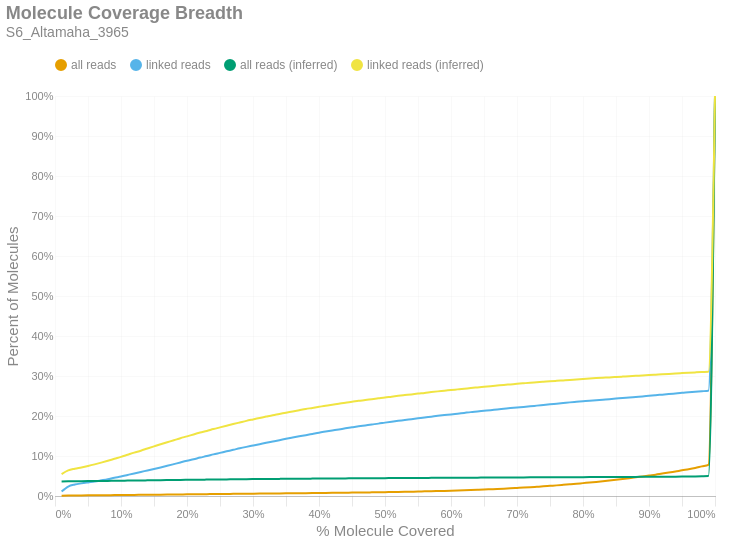

Notebook code cell kept with this figure:
### Markdown cell above
### Molecule Read Coverage
This chart shows molecule coverage breadth as computed by the number of bases aligned to that molecule. In other words, "*how much of each unique long molecule is actually sequenced/aligned?*" Keep in mind there is a distinction between sequences and alignments, since some sequences belonging to a particular molecule may not align well and wouldn't appear in the alignment data. This chart also shows molecule coverage breadth as computed by the *inferred fragment* from which the aligned sequences originate. Unlike read coverage, this calculation takes into account the total insert size, including unsequenced gaps between the forward and reverse reads. Like the previous figures, these are cumulative percents.

### Code cell
if SKIPLR:
    print_html(f"Skipped")
else:
    binned_df = consolidated_hist(valids['coverage_bp'], mask, 0.01, True)
    binned_df_inf = consolidated_hist(valids['coverage_inserts'], mask, 0.01, True)
    binned_df = binned_df.with_columns(pl.lit(binned_df_inf['all reads (cumsum)']).alias('all reads (inferred)'))
    binned_df = binned_df.with_columns(pl.lit(binned_df_inf['linked reads (cumsum)']).alias('linked reads (inferred)'))
    binned_df = binned_df.with_columns(
        (pl.col('bin').cast(pl.Float64) + 0.01).alias('right_edge')
    )

    with SafeRender(binned_df):
        (
            density_plot(binned_df, 'Molecule Coverage Breadth', samplename, 'molcov', ['all reads (inferred)','linked reads (inferred)'])
            .encode(
                #x=alt.X('bin:Q', title="% Molecule Covered").axis(format = '%').scale(padding=0),
                x=alt.X('right_edge:Q', title="% Molecule Covered").axis(format='%').scale(padding=0),
                y=alt.Y('value:Q', title='Percent of Molecules')
                    .axis(format='%')
                    .stack(False)
                    .scale(domainMin=0, padding=0),
                color=alt.Color("key:N").scale(domain = ["all reads", "linked reads", "all reads (inferred)", "linked reads (inferred)"]),
                tooltip = [
                    alt.Tooltip("key:N", title = "Data Type"),
                    alt.Tooltip("range_label:N", title="% Molecule Covered"),
                    alt.Tooltip("value:Q", format = ".2%", title="% Molecules")
                ]
            )
        ).display()

### Figure 1 — Vega-Lite specification as saved in the notebook (floating-point values rounded to 4 significant figures)
{"width": "container", "height": 400, "config": {"title": {"anchor": "start", "dy": -15, "fontSize": 18, "color": "#888888", "subtitleColor": "#888888", "subtitleFontSize": 14}, "arc": {"fill": "#0072B2"}, "axis": {"domainColor": "#888888", "domainWidth": 0.5, "gridWidth": 0.2, "grid": false, "titleFontWeight": 400, "titleFontSize": 15, "labelFontSize": 11, "labelColor": "#888888", "tickColor": "#888888", "tickWidth": 0.2, "titleColor": "#888888"}, "axisBand": {"grid": false}, "axisX": {"grid": true, "tickSize": 10, "domainCap": "round"}, "axisY": {"domain": false, "grid": true, "tickSize": 0, "domainCap": "round"}, "background": "transparent", "header": {"labelFontSize": 15, "labelColor": "#888888", "titleFontSize": 15, "titleFontWeight": 600, "titleColor": "#888888"}, "legend": {"labelFont": "sans-serif", "labelFontSize": 12, "labelColor": "#888888", "symbolSize": 100, "symbolType": "circle", "titleFontSize": 12, "titlePadding": 10, "titleColor": "#888888", "title": null, "orient": "top"}, "range": {"category": ["#E69F00", "#56B4E9", "#009E73", "#F0E442", "#0072B2", "#D55E00", "#CC79A7", "#000000"], "diverging": ["#cfe8f3", "#a2d4ec", "#73bfe2", "#46abdb", "#1696d2", "#12719e"]}, "area": {"fill": "#0072B2", "fillOpacity": 0.7, "line": true, "strokeOpacity": 0.7}, "line": {"color": "#0072B2", "stroke": "#0072B2", "strokeWidth": 2}, "trail": {"color": "#0072B2", "stroke": "#0072B2", "strokeWidth": 0, "size": 1}, "point": {"filled": true, "fillOpacity": 1.0, "size": 95}, "text": {"color": "#888888", "fontSize": 11, "align": "right", "fontWeight": 400, "size": 11}, "bar": {"fill": "#0072B2", "stroke": null}, "view": {"stroke": null, "continuousWidth": 660, "continuousHeight": 400}}, "data": {"name": "data-56ae8e767245cfc8d8b0f6af7aeb2f4b"}, "mark": {"type": "line", "interpolate": "monotone", "point": {"opacity": 0, "size": 275}}, "encoding": {"color": {"field": "key", "scale": {"domain": ["all reads", "linked reads", "all reads (inferred)", "linked reads (inferred)"]}, "type": "nominal"}, "tooltip": [{"field": "key", "title": "Data Type", "type": "nominal"}, {"field": "range_label", "title": "% Molecule Covered", "type": "nominal"}, {"field": "value", "format": ".2%", "title": "% Molecules", "type": "quantitative"}], "x": {"axis": {"format": "%"}, "field": "right_edge", "scale": {"padding": 0}, "title": "% Molecule Covered", "type": "quantitative"}, "y": {"axis": {"format": "%"}, "field": "value", "scale": {"domainMin": 0, "padding": 0}, "stack": false, "title": "Percent of Molecules", "type": "quantitative"}}, "params": [{"name": "param_c36ac31b6afebe62", "select": {"type": "point", "fields": ["key"]}, "bind": "legend"}], "title": {"text": "Molecule Coverage Breadth", "subtitle": "S6_Altamaha_3965"}, "transform": [{"fold": ["all reads (cumsum)", "linked reads (cumsum)", "all reads (inferred)", "linked reads (inferred)"]}, {"calculate": "replace(datum.key, ' (cumsum)', '')", "as": "key"}, {"filter": {"param": "param_c36ac31b6afebe62"}}], "usermeta": {"embedOptions": {"downloadFileName": "S6_Altamaha_3965.molcov"}}, "$schema": "https://vega.github.io/schema/vega-lite/v6.1.0.json", "datasets": {"data-56ae8e767245cfc8d8b0f6af7aeb2f4b": [{"bin": "0.0", "interval": "0.0-0.01", "all reads": 0.0005353, "linked reads": 0.01117, "all reads (cumsum)": 0.0005353, "linked reads (cumsum)": 0.01117, "range_label": "0.0-0.01", "all reads (inferred)": 0.03633, "linked reads (inferred)": 0.05459, "right_edge": 0.01}, {"bin": "0.01", "interval": "0.01-0.02", "all reads": 0.000564, "linked reads": 0.01254, "all reads (cumsum)": 0.001099, "linked reads (cumsum)": 0.0237, "range_label": "0.01-0.02", "all reads (inferred)": 0.03673, "linked reads (inferred)": 0.06398, "right_edge": 0.02}, {"bin": "0.02", "interval": "0.02-0.03", "all reads": 0.0002397, "linked reads": 0.004979, "all reads (cumsum)": 0.001339, "linked reads (cumsum)": 0.02868, "range_label": "0.02-0.03", "all reads (inferred)": 0.03691, "linked reads (inferred)": 0.06818, "right_edge": 0.03}, {"bin": "0.03", "interval": "0.03-0.04", "all reads": 0.0001544, "linked reads": 0.002863, "all reads (cumsum)": 0.001493, "linked reads (cumsum)": 0.03154, "range_label": "0.03-0.04", "all reads (inferred)": 0.03706, "linked reads (inferred)": 0.07136, "right_edge": 0.04}, {"bin": "0.04", "interval": "0.04-0.05", "all reads": 0.0001299, "linked reads": 0.002433, "all reads (cumsum)": 0.001623, "linked reads (cumsum)": 0.03398, "range_label": "0.04-0.05", "all reads (inferred)": 0.03722, "linked reads (inferred)": 0.07496, "right_edge": 0.05}, {"bin": "0.05", "interval": "0.05-0.06", "all reads": 0.0001182, "linked reads": 0.002301, "all reads (cumsum)": 0.001741, "linked reads (cumsum)": 0.03628, "range_label": "0.05-0.06", "all reads (inferred)": 0.03739, "linked reads (inferred)": 0.079, "right_edge": 0.06}, {"bin": "0.06", "interval": "0.06-0.07", "all reads": 0.0001423, "linked reads": 0.002853, "all reads (cumsum)": 0.001884, "linked reads (cumsum)": 0.03913, "range_label": "0.06-0.07", "all reads (inferred)": 0.03759, "linked reads (inferred)": 0.08343, "right_edge": 0.07}, {"bin": "0.07", "interval": "0.07-0.08", "all reads": 0.0001498, "linked reads": 0.002955, "all reads (cumsum)": 0.002034, "linked reads (cumsum)": 0.04209, "range_label": "0.07-0.08", "all reads (inferred)": 0.0378, "linked reads (inferred)": 0.08809, "right_edge": 0.08}, {"bin": "0.08", "interval": "0.08-0.09", "all reads": 0.000169, "linked reads": 0.003568, "all reads (cumsum)": 0.002203, "linked reads (cumsum)": 0.04565, "range_label": "0.08-0.09", "all reads (inferred)": 0.03801, "linked reads (inferred)": 0.09306, "right_edge": 0.09}, {"bin": "0.09", "interval": "0.09-0.1", "all reads": 0.0001419, "linked reads": 0.003006, "all reads (cumsum)": 0.002345, "linked reads (cumsum)": 0.04866, "range_label": "0.09-0.1", "all reads (inferred)": 0.03822, "linked reads (inferred)": 0.09786, "right_edge": 0.1}, {"bin": "0.1", "interval": "0.1-0.11", "all reads": 0.0001781, "linked reads": 0.003937, "all reads (cumsum)": 0.002523, "linked reads (cumsum)": 0.0526, "range_label": "0.1-0.11", "all reads (inferred)": 0.03845, "linked reads (inferred)": 0.1031, "right_edge": 0.11}, {"bin": "0.11", "interval": "0.11-0.12", "all reads": 0.0001811, "linked reads": 0.003896, "all reads (cumsum)": 0.002704, "linked reads (cumsum)": 0.05649, "range_label": "0.11-0.12", "all reads (inferred)": 0.03867, "linked reads (inferred)": 0.1084, "right_edge": 0.12}, {"bin": "0.12", "interval": "0.12-0.13", "all reads": 0.0001715, "linked reads": 0.003752, "all reads (cumsum)": 0.002875, "linked reads (cumsum)": 0.06024, "range_label": "0.12-0.13", "all reads (inferred)": 0.03888, "linked reads (inferred)": 0.1133, "right_edge": 0.13}, {"bin": "0.13", "interval": "0.13-0.14", "all reads": 0.0001686, "linked reads": 0.00362, "all reads (cumsum)": 0.003044, "linked reads (cumsum)": 0.06386, "range_label": "0.13-0.14", "all reads (inferred)": 0.03911, "linked reads (inferred)": 0.1187, "right_edge": 0.14}, {"bin": "0.14", "interval": "0.14-0.15", "all reads": 0.0001702, "linked reads": 0.003712, "all reads (cumsum)": 0.003214, "linked reads (cumsum)": 0.06758, "range_label": "0.14-0.15", "all reads (inferred)": 0.03934, "linked reads (inferred)": 0.124, "right_edge": 0.15}, {"bin": "0.15", "interval": "0.15-0.16", "all reads": 0.0001682, "linked reads": 0.003855, "all reads (cumsum)": 0.003382, "linked reads (cumsum)": 0.07143, "range_label": "0.15-0.16", "all reads (inferred)": 0.03956, "linked reads (inferred)": 0.1293, "right_edge": 0.16}, {"bin": "0.16", "interval": "0.16-0.17", "all reads": 0.0001811, "linked reads": 0.003998, "all reads (cumsum)": 0.003563, "linked reads (cumsum)": 0.07543, "range_label": "0.16-0.17", "all reads (inferred)": 0.03978, "linked reads (inferred)": 0.1344, "right_edge": 0.17}, {"bin": "0.17", "interval": "0.17-0.18", "all reads": 0.0001894, "linked reads": 0.004213, "all reads (cumsum)": 0.003753, "linked reads (cumsum)": 0.07964, "range_label": "0.17-0.18", "all reads (inferred)": 0.03998, "linked reads (inferred)": 0.1393, "right_edge": 0.18}, {"bin": "0.18", "interval": "0.18-0.19", "all reads": 0.0001877, "linked reads": 0.004294, "all reads (cumsum)": 0.00394, "linked reads (cumsum)": 0.08393, "range_label": "0.18-0.19", "all reads (inferred)": 0.0402, "linked reads (inferred)": 0.1446, "right_edge": 0.19}, {"bin": "0.19", "interval": "0.19-0.2", "all reads": 0.0001906, "linked reads": 0.004151, "all reads (cumsum)": 0.004131, "linked reads (cumsum)": 0.08809, "range_label": "0.19-0.2", "all reads (inferred)": 0.0404, "linked reads (inferred)": 0.1491, "right_edge": 0.2}, {"bin": "0.2", "interval": "0.2-0.21", "all reads": 0.0001669, "linked reads": 0.003814, "all reads (cumsum)": 0.004298, "linked reads (cumsum)": 0.0919, "range_label": "0.2-0.21", "all reads (inferred)": 0.0406, "linked reads (inferred)": 0.1539, "right_edge": 0.21}, {"bin": "0.21", "interval": "0.21-0.22", "all reads": 0.0001861, "linked reads": 0.00411, "all reads (cumsum)": 0.004484, "linked reads (cumsum)": 0.09601, "range_label": "0.21-0.22", "all reads (inferred)": 0.04079, "linked reads (inferred)": 0.1585, "right_edge": 0.22}, {"bin": "0.22", "interval": "0.22-0.23", "all reads": 0.0001698, "linked reads": 0.003752, "all reads (cumsum)": 0.004654, "linked reads (cumsum)": 0.09976, "range_label": "0.22-0.23", "all reads (inferred)": 0.04097, "linked reads (inferred)": 0.1627, "right_edge": 0.23}, {"bin": "0.23", "interval": "0.23-0.24", "all reads": 0.0001877, "linked reads": 0.004264, "all reads (cumsum)": 0.004841, "linked reads (cumsum)": 0.104, "range_label": "0.23-0.24", "all reads (inferred)": 0.04117, "linked reads (inferred)": 0.1673, "right_edge": 0.24}, {"bin": "0.24", "interval": "0.24-0.25", "all reads": 0.0001715, "linked reads": 0.003793, "all reads (cumsum)": 0.005013, "linked reads (cumsum)": 0.1078, "range_label": "0.24-0.25", "all reads (inferred)": 0.04135, "linked reads (inferred)": 0.1715, "right_edge": 0.25}, {"bin": "0.25", "interval": "0.25-0.26", "all reads": 0.0001761, "linked reads": 0.003845, "all reads (cumsum)": 0.005189, "linked reads (cumsum)": 0.1117, "range_label": "0.25-0.26", "all reads (inferred)": 0.04152, "linked reads (inferred)": 0.1757, "right_edge": 0.26}, {"bin": "0.26", "interval": "0.26-0.27", "all reads": 0.0001632, "linked reads": 0.003732, "all reads (cumsum)": 0.005352, "linked reads (cumsum)": 0.1154, "range_label": "0.26-0.27", "all reads (inferred)": 0.0417, "linked reads (inferred)": 0.1798, "right_edge": 0.27}, {"bin": "0.27", "interval": "0.27-0.28", "all reads": 0.0001802, "linked reads": 0.003937, "all reads (cumsum)": 0.005532, "linked reads (cumsum)": 0.1193, "range_label": "0.27-0.28", "all reads (inferred)": 0.04188, "linked reads (inferred)": 0.1838, "right_edge": 0.28}, {"bin": "0.28", "interval": "0.28-0.29", "all reads": 0.0001652, "linked reads": 0.003507, "all reads (cumsum)": 0.005698, "linked reads (cumsum)": 0.1228, "range_label": "0.28-0.29", "all reads (inferred)": 0.04205, "linked reads (inferred)": 0.1878, "right_edge": 0.29}, {"bin": "0.29", "interval": "0.29-0.3", "all reads": 0.0001598, "linked reads": 0.003272, "all reads (cumsum)": 0.005857, "linked reads (cumsum)": 0.1261, "range_label": "0.29-0.3", "all reads (inferred)": 0.04221, "linked reads (inferred)": 0.1915, "right_edge": 0.3}, {"bin": "0.3", "interval": "0.3-0.31", "all reads": 0.0001632, "linked reads": 0.003343, "all reads (cumsum)": 0.006021, "linked reads (cumsum)": 0.1295, "range_label": "0.3-0.31", "all reads (inferred)": 0.04236, "linked reads (inferred)": 0.195, "right_edge": 0.31}, {"bin": "0.31", "interval": "0.31-0.32", "all reads": 0.0001736, "linked reads": 0.003497, "all reads (cumsum)": 0.006194, "linked reads (cumsum)": 0.133, "range_label": "0.31-0.32", "all reads (inferred)": 0.04251, "linked reads (inferred)": 0.1986, "right_edge": 0.32}, {"bin": "0.32", "interval": "0.32-0.33", "all reads": 0.0001607, "linked reads": 0.003241, "all reads (cumsum)": 0.006355, "linked reads (cumsum)": 0.1362, "range_label": "0.32-0.33", "all reads (inferred)": 0.04266, "linked reads (inferred)": 0.2021, "right_edge": 0.33}, {"bin": "0.33", "interval": "0.33-0.34", "all reads": 0.0001707, "linked reads": 0.003282, "all reads (cumsum)": 0.006526, "linked reads (cumsum)": 0.1395, "range_label": "0.33-0.34", "all reads (inferred)": 0.0428, "linked reads (inferred)": 0.2051, "right_edge": 0.34}, {"bin": "0.34", "interval": "0.34-0.35", "all reads": 0.0001756, "linked reads": 0.003466, "all reads (cumsum)": 0.006701, "linked reads (cumsum)": 0.1429, "range_label": "0.34-0.35", "all reads (inferred)": 0.04294, "linked reads (inferred)": 0.2084, "right_edge": 0.35}, {"bin": "0.35", "interval": "0.35-0.36", "all reads": 0.0001623, "linked reads": 0.00317, "all reads (cumsum)": 0.006863, "linked reads (cumsum)": 0.1461, "range_label": "0.35-0.36", "all reads (inferred)": 0.04306, "linked reads (inferred)": 0.2113, "right_edge": 0.36}, {"bin": "0.36", "interval": "0.36-0.37", "all reads": 0.0001627, "linked reads": 0.003067, "all reads (cumsum)": 0.007026, "linked reads (cumsum)": 0.1492, "range_label": "0.36-0.37", "all reads (inferred)": 0.04321, "linked reads (inferred)": 0.2145, "right_edge": 0.37}, {"bin": "0.37", "interval": "0.37-0.38", "all reads": 0.0001573, "linked reads": 0.002935, "all reads (cumsum)": 0.007184, "linked reads (cumsum)": 0.1521, "range_label": "0.37-0.38", "all reads (inferred)": 0.04334, "linked reads (inferred)": 0.2177, "right_edge": 0.38}, {"bin": "0.38", "interval": "0.38-0.39", "all reads": 0.0001727, "linked reads": 0.003108, "all reads (cumsum)": 0.007356, "linked reads (cumsum)": 0.1552, "range_label": "0.38-0.39", "all reads (inferred)": 0.04346, "linked reads (inferred)": 0.2201, "right_edge": 0.39}, {"bin": "0.39", "interval": "0.39-0.4", "all reads": 0.0001831, "linked reads": 0.003119, "all reads (cumsum)": 0.007539, "linked reads (cumsum)": 0.1583, "range_label": "0.39-0.4", "all reads (inferred)": 0.04358, "linked reads (inferred)": 0.2229, "right_edge": 0.4}, {"bin": "0.4", "interval": "0.4-0.41", "all reads": 0.0001719, "linked reads": 0.00273, "all reads (cumsum)": 0.007711, "linked reads (cumsum)": 0.1611, "range_label": "0.4-0.41", "all reads (inferred)": 0.04371, "linked reads (inferred)": 0.2258, "right_edge": 0.41}, {"bin": "0.41", "interval": "0.41-0.42", "all reads": 0.0001777, "linked reads": 0.002669, "all reads (cumsum)": 0.007889, "linked reads (cumsum)": 0.1637, "range_label": "0.41-0.42", "all reads (inferred)": 0.04382, "linked reads (inferred)": 0.2283, "right_edge": 0.42}, {"bin": "0.42", "interval": "0.42-0.43", "all reads": 0.0001877, "linked reads": 0.002597, "all reads (cumsum)": 0.008077, "linked reads (cumsum)": 0.1663, "range_label": "0.42-0.43", "all reads (inferred)": 0.04393, "linked reads (inferred)": 0.2307, "right_edge": 0.43}, {"bin": "0.43", "interval": "0.43-0.44", "all reads": 0.0002031, "linked reads": 0.002873, "all reads (cumsum)": 0.00828, "linked reads (cumsum)": 0.1692, "range_label": "0.43-0.44", "all reads (inferred)": 0.04404, "linked reads (inferred)": 0.2333, "right_edge": 0.44}, {"bin": "0.44", "interval": "0.44-0.45", "all reads": 0.0001952, "linked reads": 0.002566, "all reads (cumsum)": 0.008475, "linked reads (cumsum)": 0.1718, "range_label": "0.44-0.45", "all reads (inferred)": 0.04415, "linked reads (inferred)": 0.2355, "right_edge": 0.45}, {"bin": "0.45", "interval": "0.45-0.46", "all reads": 0.0002085, "linked reads": 0.002485, "all reads (cumsum)": 0.008684, "linked reads (cumsum)": 0.1743, "range_label": "0.45-0.46", "all reads (inferred)": 0.04426, "linked reads (inferred)": 0.2378, "right_edge": 0.46}, {"bin": "0.46", "interval": "0.46-0.47", "all reads": 0.0002069, "linked reads": 0.002249, "all reads (cumsum)": 0.00889, "linked reads (cumsum)": 0.1765, "range_label": "0.46-0.47", "all reads (inferred)": 0.04436, "linked reads (inferred)": 0.2399, "right_edge": 0.47}, {"bin": "0.47", "interval": "0.47-0.48", "all reads": 0.0002252, "linked reads": 0.00228, "all reads (cumsum)": 0.009116, "linked reads (cumsum)": 0.1788, "range_label": "0.47-0.48", "all reads (inferred)": 0.04446, "linked reads (inferred)": 0.2422, "right_edge": 0.48}, {"bin": "0.48", "interval": "0.48-0.49", "all reads": 0.0002385, "linked reads": 0.002157, "all reads (cumsum)": 0.009354, "linked reads (cumsum)": 0.1809, "range_label": "0.48-0.49", "all reads (inferred)": 0.04456, "linked reads (inferred)": 0.2443, "right_edge": 0.49}, {"bin": "0.49", "interval": "0.49-0.5", "all reads": 0.000283, "linked reads": 0.002495, "all reads (cumsum)": 0.009637, "linked reads (cumsum)": 0.1834, "range_label": "0.49-0.5", "all reads (inferred)": 0.04467, "linked reads (inferred)": 0.2465, "right_edge": 0.5}, {"bin": "0.5", "interval": "0.5-0.51", "all reads": 0.000256, "linked reads": 0.002341, "all reads (cumsum)": 0.009893, "linked reads (cumsum)": 0.1858, "range_label": "0.5-0.51", "all reads (inferred)": 0.04476, "linked reads (inferred)": 0.2484, "right_edge": 0.51}, {"bin": "0.51", "interval": "0.51-0.52", "all reads": 0.0002847, "linked reads": 0.002137, "all reads (cumsum)": 0.01018, "linked reads (cumsum)": 0.1879, "range_label": "0.51-0.52", "all reads (inferred)": 0.04486, "linked reads (inferred)": 0.2504, "right_edge": 0.52}, {"bin": "0.52", "interval": "0.52-0.53", "all reads": 0.0002993, "linked reads": 0.002035, "all reads (cumsum)": 0.01048, "linked reads (cumsum)": 0.19, "range_label": "0.52-0.53", "all reads (inferred)": 0.04494, "linked reads (inferred)": 0.2522, "right_edge": 0.53}, {"bin": "0.53", "interval": "0.53-0.54", "all reads": 0.0003376, "linked reads": 0.002137, "all reads (cumsum)": 0.01081, "linked reads (cumsum)": 0.1921, "range_label": "0.53-0.54", "all reads (inferred)": 0.04503, "linked reads (inferred)": 0.254, "right_edge": 0.54}, {"bin": "0.54", "interval": "0.54-0.55", "all reads": 0.0003484, "linked reads": 0.002096, "all reads (cumsum)": 0.01116, "linked reads (cumsum)": 0.1942, "range_label": "0.54-0.55", "all reads (inferred)": 0.04513, "linked reads (inferred)": 0.256, "right_edge": 0.55}, {"bin": "0.55", "interval": "0.55-0.56", "all reads": 0.0004025, "linked reads": 0.002137, "all reads (cumsum)": 0.01157, "linked reads (cumsum)": 0.1963, "range_label": "0.55-0.56", "all reads (inferred)": 0.04522, "linked reads (inferred)": 0.2577, "right_edge": 0.56}, {"bin": "0.56", "interval": "0.56-0.57", "all reads": 0.0003813, "linked reads": 0.001994, "all reads (cumsum)": 0.01195, "linked reads (cumsum)": 0.1983, "range_label": "0.56-0.57", "all reads (inferred)": 0.04532, "linked reads (inferred)": 0.2598, "right_edge": 0.57}, {"bin": "0.57", "interval": "0.57-0.58", "all reads": 0.0004166, "linked reads": 0.002076, "all reads (cumsum)": 0.01236, "linked reads (cumsum)": 0.2004, "range_label": "0.57-0.58", "all reads (inferred)": 0.04541, "linked reads (inferred)": 0.2616, "right_edge": 0.58}, {"bin": "0.58", "interval": "0.58-0.59", "all reads": 0.0004329, "linked reads": 0.001881, "all reads (cumsum)": 0.0128, "linked reads (cumsum)": 0.2023, "range_label": "0.58-0.59", "all reads (inferred)": 0.04549, "linked reads (inferred)": 0.2632, "right_edge": 0.59}, {"bin": "0.59", "interval": "0.59-0.6", "all reads": 0.0004803, "linked reads": 0.001677, "all reads (cumsum)": 0.01328, "linked reads (cumsum)": 0.204, "range_label": "0.59-0.6", "all reads (inferred)": 0.04558, "linked reads (inferred)": 0.2649, "right_edge": 0.6}, {"bin": "0.6", "interval": "0.6-0.61", "all reads": 0.0005115, "linked reads": 0.001943, "all reads (cumsum)": 0.01379, "linked reads (cumsum)": 0.2059, "range_label": "0.6-0.61", "all reads (inferred)": 0.04567, "linked reads (inferred)": 0.2666, "right_edge": 0.61}, {"bin": "0.61", "interval": "0.61-0.62", "all reads": 0.0005436, "linked reads": 0.001881, "all reads (cumsum)": 0.01433, "linked reads (cumsum)": 0.2078, "range_label": "0.61-0.62", "all reads (inferred)": 0.04576, "linked reads (inferred)": 0.2682, "right_edge": 0.62}, {"bin": "0.62", "interval": "0.62-0.63", "all reads": 0.0005819, "linked reads": 0.001922, "all reads (cumsum)": 0.01491, "linked reads (cumsum)": 0.2097, "range_label": "0.62-0.63", "all reads (inferred)": 0.04585, "linked reads (inferred)": 0.27, "right_edge": 0.63}, {"bin": "0.63", "interval": "0.63-0.64", "all reads": 0.0006064, "linked reads": 0.001544, "all reads (cumsum)": 0.01552, "linked reads (cumsum)": 0.2112, "range_label": "0.63-0.64", "all reads (inferred)": 0.04593, "linked reads (inferred)": 0.2715, "right_edge": 0.64}, {"bin": "0.64", "interval": "0.64-0.65", "all reads": 0.0006397, "linked reads": 0.001667, "all reads (cumsum)": 0.01616, "linked reads (cumsum)": 0.2129, "range_label": "0.64-0.65", "all reads (inferred)": 0.04601, "linked reads (inferred)": 0.2731, "right_edge": 0.65}, {"bin": "0.65", "interval": "0.65-0.66", "all reads": 0.0007355, "linked reads": 0.001626, "all reads (cumsum)": 0.0169, "linked reads (cumsum)": 0.2145, "range_label": "0.65-0.66", "all reads (inferred)": 0.04609, "linked reads (inferred)": 0.2744, "right_edge": 0.66}, {"bin": "0.66", "interval": "0.66-0.67", "all reads": 0.0007259, "linked reads": 0.001871, "all reads (cumsum)": 0.01762, "linked reads (cumsum)": 0.2164, "range_label": "0.66-0.67", "all reads (inferred)": 0.04617, "linked reads (inferred)": 0.276, "right_edge": 0.67}, {"bin": "0.67", "interval": "0.67-0.68", "all reads": 0.0007883, "linked reads": 0.001656, "all reads (cumsum)": 0.01841, "linked reads (cumsum)": 0.2181, "range_label": "0.67-0.68", "all reads (inferred)": 0.04625, "linked reads (inferred)": 0.2776, "right_edge": 0.68}, {"bin": "0.68", "interval": "0.68-0.69", "all reads": 0.0008324, "linked reads": 0.001687, "all reads (cumsum)": 0.01924, "linked reads (cumsum)": 0.2198, "range_label": "0.68-0.69", "all reads (inferred)": 0.04633, "linked reads (inferred)": 0.279, "right_edge": 0.69}, {"bin": "0.69", "interval": "0.69-0.7", "all reads": 0.0008945, "linked reads": 0.001503, "all reads (cumsum)": 0.02014, "linked reads (cumsum)": 0.2213, "range_label": "0.69-0.7", "all reads (inferred)": 0.04642, "linked reads (inferred)": 0.2805, "right_edge": 0.7}, {"bin": "0.7", "interval": "0.7-0.71", "all reads": 0.0009049, "linked reads": 0.001329, "all reads (cumsum)": 0.02104, "linked reads (cumsum)": 0.2226, "range_label": "0.7-0.71", "all reads (inferred)": 0.0465, "linked reads (inferred)": 0.2818, "right_edge": 0.71}, {"bin": "0.71", "interval": "0.71-0.72", "all reads": 0.0009856, "linked reads": 0.001585, "all reads (cumsum)": 0.02203, "linked reads (cumsum)": 0.2242, "range_label": "0.71-0.72", "all reads (inferred)": 0.04657, "linked reads (inferred)": 0.2831, "right_edge": 0.72}, {"bin": "0.72", "interval": "0.72-0.73", "all reads": 0.001062, "linked reads": 0.001779, "all reads (cumsum)": 0.02309, "linked reads (cumsum)": 0.2259, "range_label": "0.72-0.73", "all reads (inferred)": 0.04664, "linked reads (inferred)": 0.2843, "right_edge": 0.73}, {"bin": "0.73", "interval": "0.73-0.74", "all reads": 0.001074, "linked reads": 0.001738, "all reads (cumsum)": 0.02416, "linked reads (cumsum)": 0.2277, "range_label": "0.73-0.74", "all reads (inferred)": 0.04671, "linked reads (inferred)": 0.2855, "right_edge": 0.74}, {"bin": "0.74", "interval": "0.74-0.75", "all reads": 0.001221, "linked reads": 0.001748, "all reads (cumsum)": 0.02538, "linked reads (cumsum)": 0.2294, "range_label": "0.74-0.75", "all reads (inferred)": 0.04679, "linked reads (inferred)": 0.2868, "right_edge": 0.75}, {"bin": "0.75", "interval": "0.75-0.76", "all reads": 0.00118, "linked reads": 0.001462, "all reads (cumsum)": 0.02656, "linked reads (cumsum)": 0.2309, "range_label": "0.75-0.76", "all reads (inferred)": 0.04686, "linked reads (inferred)": 0.2879, "right_edge": 0.76}, {"bin": "0.76", "interval": "0.76-0.77", "all reads": 0.00131, "linked reads": 0.001554, "all reads (cumsum)": 0.02787, "linked reads (cumsum)": 0.2324, "range_label": "0.76-0.77", "all reads (inferred)": 0.04694, "linked reads (inferred)": 0.289, "right_edge": 0.77}, {"bin": "0.77", "interval": "0.77-0.78", "all reads": 0.001348, "linked reads": 0.001616, "all reads (cumsum)": 0.02922, "linked reads (cumsum)": 0.2341, "range_label": "0.77-0.78", "all reads (inferred)": 0.04702, "linked reads (inferred)": 0.2901, "right_edge": 0.78}, {"bin": "0.78", "interval": "0.78-0.79", "all reads": 0.001405, "linked reads": 0.001421, "all reads (cumsum)": 0.03063, "linked reads (cumsum)": 0.2355, "range_label": "0.78-0.79", "all reads (inferred)": 0.0471, "linked reads (inferred)": 0.2915, "right_edge": 0.79}, {"bin": "0.79", "interval": "0.79-0.8", "all reads": 0.001557, "linked reads": 0.001401, "all reads (cumsum)": 0.03218, "linked reads (cumsum)": 0.2369, "range_label": "0.79-0.8", "all reads (inferred)": 0.04718, "linked reads (inferred)": 0.2926, "right_edge": 0.8}, {"bin": "0.8", "interval": "0.8-0.81", "all reads": 0.001495, "linked reads": 0.001421, "all reads (cumsum)": 0.03368, "linked reads (cumsum)": 0.2383, "range_label": "0.8-0.81", "all reads (inferred)": 0.04724, "linked reads (inferred)": 0.2937, "right_edge": 0.81}, {"bin": "0.81", "interval": "0.81-0.82", "all reads": 0.001609, "linked reads": 0.001329, "all reads (cumsum)": 0.03529, "linked reads (cumsum)": 0.2396, "range_label": "0.81-0.82", "all reads (inferred)": 0.04731, "linked reads (inferred)": 0.2947, "right_edge": 0.82}, {"bin": "0.82", "interval": "0.82-0.83", "all reads": 0.001677, "linked reads": 0.001278, "all reads (cumsum)": 0.03697, "linked reads (cumsum)": 0.2409, "range_label": "0.82-0.83", "all reads (inferred)": 0.04738, "linked reads (inferred)": 0.2956, "right_edge": 0.83}, {"bin": "0.83", "interval": "0.83-0.84", "all reads": 0.001769, "linked reads": 0.001227, "all reads (cumsum)": 0.03873, "linked reads (cumsum)": 0.2421, "range_label": "0.83-0.84", "all reads (inferred)": 0.04746, "linked reads (inferred)": 0.2965, "right_edge": 0.84}, {"bin": "0.84", "interval": "0.84-0.85", "all reads": 0.001823, "linked reads": 0.00137, "all reads (cumsum)": 0.04056, "linked reads (cumsum)": 0.2435, "range_label": "0.84-0.85", "all reads (inferred)": 0.04753, "linked reads (inferred)": 0.2975, "right_edge": 0.85}, {"bin": "0.85", "interval": "0.85-0.86", "all reads": 0.001893, "linked reads": 0.001513, "all reads (cumsum)": 0.04245, "linked reads (cumsum)": 0.245, "range_label": "0.85-0.86", "all reads (inferred)": 0.04762, "linked reads (inferred)": 0.2985, "right_edge": 0.86}, {"bin": "0.86", "interval": "0.86-0.87", "all reads": 0.001995, "linked reads": 0.001217, "all reads (cumsum)": 0.04444, "linked reads (cumsum)": 0.2462, "range_label": "0.86-0.87", "all reads (inferred)": 0.04771, "linked reads (inferred)": 0.2996, "right_edge": 0.87}, {"bin": "0.87", "interval": "0.87-0.88", "all reads": 0.002146, "linked reads": 0.001431, "all reads (cumsum)": 0.04659, "linked reads (cumsum)": 0.2477, "range_label": "0.87-0.88", "all reads (inferred)": 0.0478, "linked reads (inferred)": 0.3005, "right_edge": 0.88}, {"bin": "0.88", "interval": "0.88-0.89", "all reads": 0.00216, "linked reads": 0.001329, "all reads (cumsum)": 0.04875, "linked reads (cumsum)": 0.249, "range_label": "0.88-0.89", "all reads (inferred)": 0.04788, "linked reads (inferred)": 0.3014, "right_edge": 0.89}, {"bin": "0.89", "interval": "0.89-0.9", "all reads": 0.002381, "linked reads": 0.001544, "all reads (cumsum)": 0.05113, "linked reads (cumsum)": 0.2505, "range_label": "0.89-0.9", "all reads (inferred)": 0.04798, "linked reads (inferred)": 0.3025, "right_edge": 0.9}, {"bin": "0.9", "interval": "0.9-0.91", "all reads": 0.002271, "linked reads": 0.001442, "all reads (cumsum)": 0.0534, "linked reads (cumsum)": 0.252, "range_label": "0.9-0.91", "all reads (inferred)": 0.04808, "linked reads (inferred)": 0.3033, "right_edge": 0.91}, {"bin": "0.91", "interval": "0.91-0.92", "all reads": 0.002642, "linked reads": 0.001411, "all reads (cumsum)": 0.05604, "linked reads (cumsum)": 0.2534, "range_label": "0.91-0.92", "all reads (inferred)": 0.04817, "linked reads (inferred)": 0.3041, "right_edge": 0.92}, {"bin": "0.92", "interval": "0.92-0.93", "all reads": 0.00247, "linked reads": 0.001421, "all reads (cumsum)": 0.05851, "linked reads (cumsum)": 0.2548, "range_label": "0.92-0.93", "all reads (inferred)": 0.04828, "linked reads (inferred)": 0.3051, "right_edge": 0.93}, {"bin": "0.93", "interval": "0.93-0.94", "all reads": 0.002675, "linked reads": 0.001544, "all reads (cumsum)": 0.06119, "linked reads (cumsum)": 0.2564, "range_label": "0.93-0.94", "all reads (inferred)": 0.04842, "linked reads (inferred)": 0.3063, "right_edge": 0.94}, {"bin": "0.94", "interval": "0.94-0.95", "all reads": 0.003082, "linked reads": 0.001544, "all reads (cumsum)": 0.06427, "linked reads (cumsum)": 0.2579, "range_label": "0.94-0.95", "all reads (inferred)": 0.04856, "linked reads (inferred)": 0.3072, "right_edge": 0.95}, {"bin": "0.95", "interval": "0.95-0.96", "all reads": 0.002666, "linked reads": 0.001227, "all reads (cumsum)": 0.06694, "linked reads (cumsum)": 0.2591, "range_label": "0.95-0.96", "all reads (inferred)": 0.04873, "linked reads (inferred)": 0.3082, "right_edge": 0.96}, {"bin": "0.96", "interval": "0.96-0.97", "all reads": 0.003154, "linked reads": 0.001431, "all reads (cumsum)": 0.07009, "linked reads (cumsum)": 0.2606, "range_label": "0.96-0.97", "all reads (inferred)": 0.04888, "linked reads (inferred)": 0.309, "right_edge": 0.97}, {"bin": "0.97", "interval": "0.97-0.98", "all reads": 0.003962, "linked reads": 0.001278, "all reads (cumsum)": 0.07405, "linked reads (cumsum)": 0.2618, "range_label": "0.97-0.98", "all reads (inferred)": 0.04918, "linked reads (inferred)": 0.3099, "right_edge": 0.98}, {"bin": "0.98", "interval": "0.98-0.99", "all reads": 0.003728, "linked reads": 0.001472, "all reads (cumsum)": 0.07778, "linked reads (cumsum)": 0.2633, "range_label": "0.98-0.99", "all reads (inferred)": 0.04972, "linked reads (inferred)": 0.3105, "right_edge": 0.99}, {"bin": "0.99", "interval": "0.99-1.0", "all reads": 0.9222, "linked reads": 0.7367, "all reads (cumsum)": 1.0, "linked reads (cumsum)": 1.0, "range_label": "0.99-1.0", "all reads (inferred)": 1.0, "linked reads (inferred)": 1.0, "right_edge": 1.0}]}}
